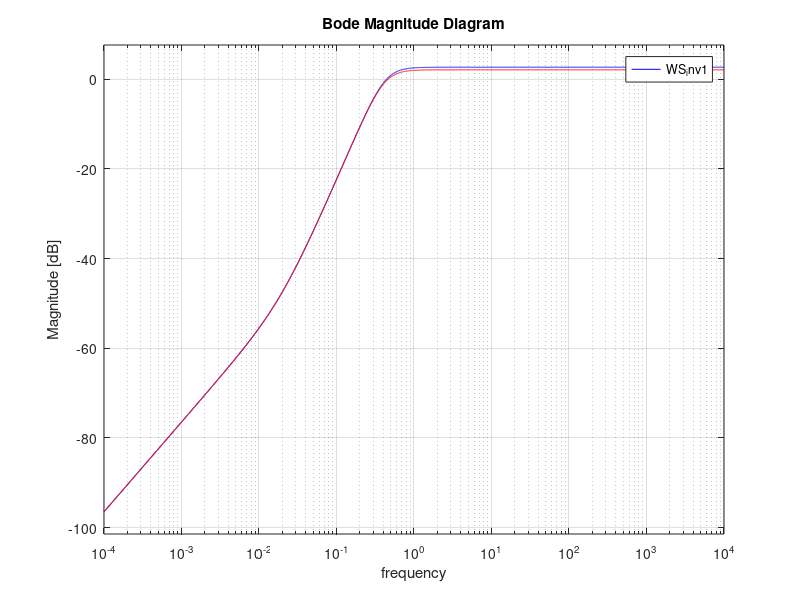
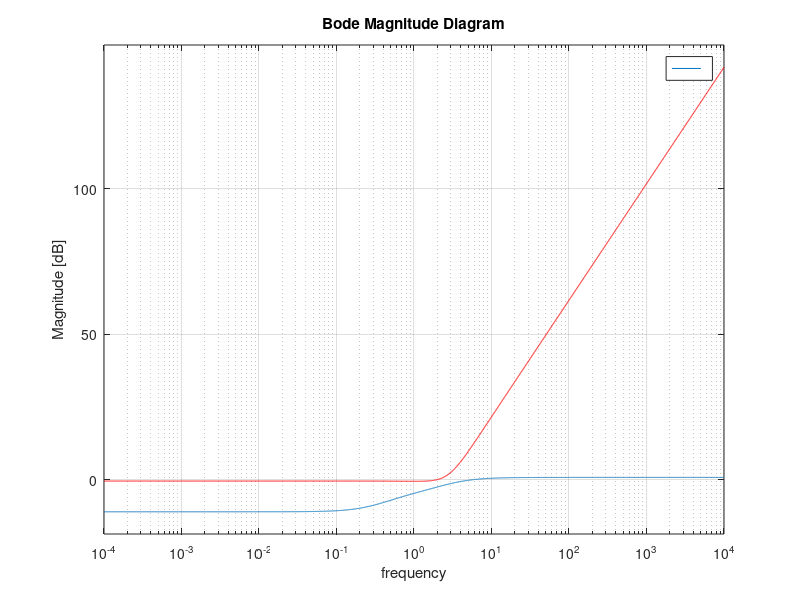
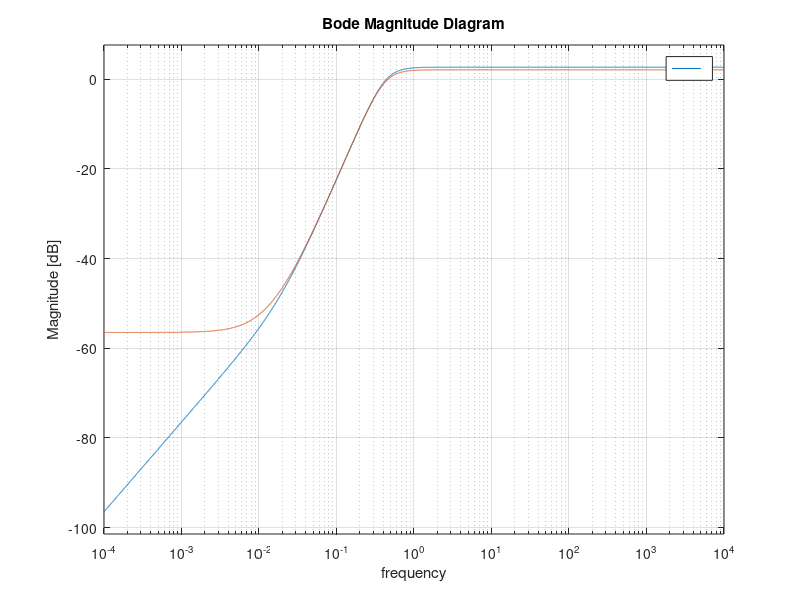

These figures' MATLAB source, in order: (Note: this script raises an error after producing the figures.)
% lab 09 problem 01
clc
clear variables
close all
format compact

%% system specifications
s = tf('s')
K_min = 9;
K_max = 16;
Kn = (K_max+K_min)/2;
wk = (K_max-K_min)/2;
p1_min = 0.55;
p1_max = 1.05;
p1_n = (p1_min + p1_max)/2;
wp1 = (p1_max- p1_min)/2;
p2_min = 1.9;
p2_max = 3.1;
p2_n = (p2_min + p2_max)/2;
wp2 = (p2_max - p2_min)/2
Ga = 0.095;
Gs = 1;
Gf = 1;
Gpn = Kn/(s*(1+ s/p1_n)*(1+ s/p2_n));
%% Weigthing functions
WS_inv = 0.15*s*(1+s/0.02)/(1+(2*0.707*s/0.426)+(s/0.426)^2);
omega = logspace(-4,4,5000);

WS_inv1 = 0.15*s*(1+s/0.02)/(1+(2*0.707*s/0.412)+(s/0.412)^2);

figure(1)
bodemag(omega,WS_inv,'b')
hold on
bodemag(omega,WS_inv1,'r')
xlabel('frequency')
grid on

WT_inv = 1.05/(1+ (2*0.658*s/2.8) + (s/2.8)^2);



%% Wu and WT
Wu = 1.1*((s + 0.3)*(s + 1.7))/((s+ 0.64)*(s + 3.1));

figure(2)
bodemag(omega,Wu)
hold on
bodemag(omega,1/WT_inv,'r')
xlabel('frequency')
grid on


% max (Wu,WT) = WT = W2

%% W1 and W2
W1 = 1/WS_inv1;

lambda = 0.01;

W1mod = minreal(zpk(W1*(s/(s+lambda))),1e-4)

figure(3)
bodemag(omega,WS_inv)
hold on, grid on
bodemag(omega,1/W1mod)
xlabel('frequency')

% W2
W2mod = tf(1/0.95);

%% Designing the controller

[Am,Bm,Cm,Dm] = linmod('gen_plant');
M = ltisys(Am,Bm,Cm,Dm); % generalized plant
M = sderiv(M,2,[1/2.8 1]);
M = sderiv(M,2,[1/2.8 1]);

[gopt,Gcmod] = hinflmi(M,[1 1], 0, 1e-2, [0 0 0]);

%% 

[Ac,Bc,Cc,Dc] = ltiss(Gcmod);
sys = ss(Ac,Bc,Cc,Dc);
Gcmod = minreal(zpk(sys),1e-4);

%% reduction of the degree of the controller
Gc = minreal(Gcmod*(s+0.009998)*(1+s/3918)/(s+1.236e-05),1e-3)

%% Loop functions

Ln = Gcmod*Ga*Gpn*Gs*Gf;
omega_Ln = logspace(-6,6,10000);
figure
nichols(Ln,omega_Ln)
hold on
Ln1 = Gc*Ga*Gs*Gf*Gpn;
nichols(Ln1,omega_Ln)

%% time response
Tn = minreal(Ln1/(1+Ln1),1e-4);
figure
step(Tn*Kd)

Sn = minreal(1/(1 + Ln1),1e-4);
dcgain(1/s*Sn)

%%
t = linspace(0,20,1000);
er = lsim(Sn,t,t);
figure
title('output error ')
plot(t,er,'LineWidth',1.5,'Color','b')

yline(0.15)


%% mu analysis
K_min = 7;
K_max = 18;
Kn = (K_max+K_min)/2;
wk = (K_max-K_min)/2;
p1_min = 0.45;
p1_max = 1.15;
p1_n = (p1_min + p1_max)/2;
wp1 = (p1_max- p1_min)/2;
p2_min = 1.5;
p2_max = 3.5;
p2_n = (p2_min + p2_max)/2;
wp2 = (p2_max - p2_min)/2;


omega = logspace(-3,3,1000);
[An,Bn,Cn,Dn] = linmod('N_scheme_RS')
N = pck(An,Bn,Cn,Dn);
Nf = frsp(N,omega);
deltaset = [-1,1;-1,1;-1,1];
mu_bounds_RS = mu(Nf,deltaset);
figure,
vplot('liv,m',mu_bounds_RS) % iv (y axis) , m (x axis)

%% performance S3 %we check at zero
Ws_mu_s3 = 1/(0.2182 * s); %s_star for requirement 3 
omega_s3 = logspace(-6,-3,1000); 

[An,Bn,Cn,Dn] = linmod('N_scheme_S3')
N = pck(An,Bn,Cn,Dn);
Nf = frsp(N,omega_s3);
deltaset = [-1,1;-1,1;-1,1;1,1];
mu_bounds_S3 = mu(Nf,deltaset);
figure,
vplot('liv,m',mu_bounds_S3) % iv (y axis) , m (x axis)


%% S4
WS_mu_S4 = tf(1/(10^(-32/20)));
omega_s4 = logspace(-6,log10(0.02),1000); 
% up to wp+
[An,Bn,Cn,Dn] = linmod('N_scheme_S4')
N = pck(An,Bn,Cn,Dn);
Nf = frsp(N,omega_s4);
deltaset = [-1,1;-1,1;-1,1;1,1];
mu_bounds_S4 = mu(Nf,deltaset);
figure,
vplot('liv,m',mu_bounds_S4) % iv (y axis) , m (x axis)

%% S5
WT_mu_s5 = tf(1/(10^(-46/20))); %1/M_T^HF
omega_s5 = logspace(log10(40),3,1000);

%
[An,Bn,Cn,Dn] = linmod('N_scheme_S5')
N = pck(An,Bn,Cn,Dn);
Nf = frsp(N,omega_s5);
deltaset = [-1,1;-1,1;-1,1;1,1];
mu_bounds_S5 = mu(Nf,deltaset);
figure,
vplot('liv,m',mu_bounds_S5) % iv (y axis) , m (x axis)
